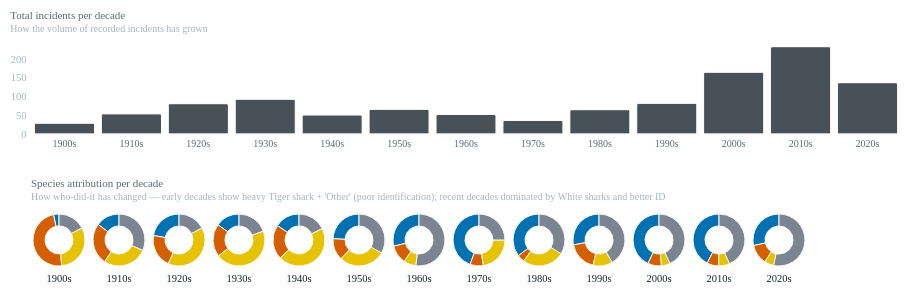

Express this chart as Vega-Lite.
### Vega-Lite specification from a JSON file in a GitHub repository (floating-point values rounded to 4 significant figures)
{"$schema": "https://vega.github.io/schema/vega-lite/v5.json", "description": "§14 — How the picture of risk has changed: decade-by-decade species composition.", "background": null, "padding": {"left": 10, "right": 10, "top": 10, "bottom": 10}, "config": {"view": {"stroke": null, "fill": null}, "font": "Spectral", "axis": {"labelFont": "IBM Plex Mono", "labelFontSize": 10.5, "labelColor": "#5C6A75", "titleFont": "IBM Plex Mono", "titleColor": "#5C6A75", "titleFontSize": 10.5, "titleFontWeight": 600, "titlePadding": 10, "labelPadding": 5, "domainColor": "#14202C", "domainWidth": 1, "tickColor": "#B7AE99", "gridColor": "#14202C", "gridOpacity": 0.07}, "legend": {"labelFont": "IBM Plex Mono", "labelFontSize": 10.5, "labelColor": "#5C6A75", "titleFont": "IBM Plex Mono", "titleFontSize": 10, "titleColor": "#5C6A75", "titleFontWeight": 600}, "title": {"font": "IBM Plex Mono", "fontSize": 11, "fontWeight": 600, "color": "#14202C", "anchor": "start", "subtitleFont": "Spectral", "subtitleColor": "#5C6A75"}, "header": {"labelFont": "IBM Plex Mono", "labelColor": "#14202C", "titleFont": "IBM Plex Mono", "titleColor": "#5C6A75"}}, "datasets": {"decade_species": [{"decade": 1900, "decade_label": "1900s", "species": "White shark", "count": 1, "pct": 3.4}, {"decade": 1900, "decade_label": "1900s", "species": "Bull shark", "count": 14, "pct": 48.3}, {"decade": 1900, "decade_label": "1900s", "species": "Tiger shark", "count": 9, "pct": 31.0}, {"decade": 1900, "decade_label": "1900s", "species": "Other", "count": 5, "pct": 17.2}, {"decade": 1910, "decade_label": "1910s", "species": "White shark", "count": 8, "pct": 14.8}, {"decade": 1910, "decade_label": "1910s", "species": "Bull shark", "count": 14, "pct": 25.9}, {"decade": 1910, "decade_label": "1910s", "species": "Tiger shark", "count": 15, "pct": 27.8}, {"decade": 1910, "decade_label": "1910s", "species": "Other", "count": 17, "pct": 31.5}, {"decade": 1920, "decade_label": "1920s", "species": "White shark", "count": 18, "pct": 22.2}, {"decade": 1920, "decade_label": "1920s", "species": "Bull shark", "count": 17, "pct": 21.0}, {"decade": 1920, "decade_label": "1920s", "species": "Tiger shark", "count": 32, "pct": 39.5}, {"decade": 1920, "decade_label": "1920s", "species": "Other", "count": 14, "pct": 17.3}, {"decade": 1930, "decade_label": "1930s", "species": "White shark", "count": 14, "pct": 15.1}, {"decade": 1930, "decade_label": "1930s", "species": "Bull shark", "count": 19, "pct": 20.4}, {"decade": 1930, "decade_label": "1930s", "species": "Tiger shark", "count": 42, "pct": 45.2}, {"decade": 1930, "decade_label": "1930s", "species": "Other", "count": 18, "pct": 19.4}, {"decade": 1940, "decade_label": "1940s", "species": "White shark", "count": 8, "pct": 15.7}, {"decade": 1940, "decade_label": "1940s", "species": "Bull shark", "count": 11, "pct": 21.6}, {"decade": 1940, "decade_label": "1940s", "species": "Tiger shark", "count": 23, "pct": 45.1}, {"decade": 1940, "decade_label": "1940s", "species": "Other", "count": 9, "pct": 17.6}, {"decade": 1950, "decade_label": "1950s", "species": "White shark", "count": 16, "pct": 24.2}, {"decade": 1950, "decade_label": "1950s", "species": "Bull shark", "count": 9, "pct": 13.6}, {"decade": 1950, "decade_label": "1950s", "species": "Tiger shark", "count": 19, "pct": 28.8}, {"decade": 1950, "decade_label": "1950s", "species": "Other", "count": 22, "pct": 33.3}, {"decade": 1960, "decade_label": "1960s", "species": "White shark", "count": 15, "pct": 28.8}, {"decade": 1960, "decade_label": "1960s", "species": "Bull shark", "count": 6, "pct": 11.5}, {"decade": 1960, "decade_label": "1960s", "species": "Tiger shark", "count": 4, "pct": 7.7}, {"decade": 1960, "decade_label": "1960s", "species": "Other", "count": 27, "pct": 51.9}, {"decade": 1970, "decade_label": "1970s", "species": "White shark", "count": 16, "pct": 44.4}, {"decade": 1970, "decade_label": "1970s", "species": "Bull shark", "count": 3, "pct": 8.3}, {"decade": 1970, "decade_label": "1970s", "species": "Tiger shark", "count": 8, "pct": 22.2}, {"decade": 1970, "decade_label": "1970s", "species": "Other", "count": 9, "pct": 25.0}, {"decade": 1980, "decade_label": "1980s", "species": "White shark", "count": 23, "pct": 35.4}, {"decade": 1980, "decade_label": "1980s", "species": "Bull shark", "count": 3, "pct": 4.6}, {"decade": 1980, "decade_label": "1980s", "species": "Tiger shark", "count": 17, "pct": 26.2}, {"decade": 1980, "decade_label": "1980s", "species": "Other", "count": 22, "pct": 33.8}, {"decade": 1990, "decade_label": "1990s", "species": "White shark", "count": 23, "pct": 28.0}, {"decade": 1990, "decade_label": "1990s", "species": "Bull shark", "count": 15, "pct": 18.3}, {"decade": 1990, "decade_label": "1990s", "species": "Tiger shark", "count": 10, "pct": 12.2}, {"decade": 1990, "decade_label": "1990s", "species": "Other", "count": 34, "pct": 41.5}, {"decade": 2000, "decade_label": "2000s", "species": "White shark", "count": 71, "pct": 43.0}, {"decade": 2000, "decade_label": "2000s", "species": "Bull shark", "count": 14, "pct": 8.5}, {"decade": 2000, "decade_label": "2000s", "species": "Tiger shark", "count": 9, "pct": 5.5}, {"decade": 2000, "decade_label": "2000s", "species": "Other", "count": 71, "pct": 43.0}, {"decade": 2010, "decade_label": "2010s", "species": "White shark", "count": 99, "pct": 42.5}, {"decade": 2010, "decade_label": "2010s", "species": "Bull shark", "count": 17, "pct": 7.3}, {"decade": 2010, "decade_label": "2010s", "species": "Tiger shark", "count": 16, "pct": 6.9}, {"decade": 2010, "decade_label": "2010s", "species": "Other", "count": 101, "pct": 43.3}, {"decade": 2020, "decade_label": "2020s", "species": "White shark", "count": 39, "pct": 28.5}, {"decade": 2020, "decade_label": "2020s", "species": "Bull shark", "count": 17, "pct": 12.4}, {"decade": 2020, "decade_label": "2020s", "species": "Tiger shark", "count": 8, "pct": 5.8}, {"decade": 2020, "decade_label": "2020s", "species": "Other", "count": 73, "pct": 53.3}], "decade_totals": [{"decade": 1900, "decade_label": "1900s", "total": 29}, {"decade": 1910, "decade_label": "1910s", "total": 54}, {"decade": 1920, "decade_label": "1920s", "total": 81}, {"decade": 1930, "decade_label": "1930s", "total": 93}, {"decade": 1940, "decade_label": "1940s", "total": 51}, {"decade": 1950, "decade_label": "1950s", "total": 66}, {"decade": 1960, "decade_label": "1960s", "total": 52}, {"decade": 1970, "decade_label": "1970s", "total": 36}, {"decade": 1980, "decade_label": "1980s", "total": 65}, {"decade": 1990, "decade_label": "1990s", "total": 82}, {"decade": 2000, "decade_label": "2000s", "total": 165}, {"decade": 2010, "decade_label": "2010s", "total": 233}, {"decade": 2020, "decade_label": "2020s", "total": 137}]}, "spacing": 30, "resolve": {"scale": {"color": "independent"}}, "vconcat": [{"title": {"text": "Total incidents per decade", "anchor": "start", "fontSize": 11, "font": "IBM Plex Mono", "color": "#5A6A78", "fontWeight": 500, "subtitle": "How the volume of recorded incidents has grown", "subtitleFontSize": 10, "subtitleFont": "IBM Plex Mono", "subtitleColor": "#A6B4C1", "offset": 10}, "data": {"name": "decade_totals"}, "width": 870, "height": 90, "mark": {"type": "bar", "color": "#16202A", "opacity": 0.78, "cornerRadiusEnd": 2, "stroke": "#FBFAF6", "strokeWidth": 1}, "encoding": {"x": {"field": "decade_label", "type": "nominal", "axis": {"labelAngle": 0, "title": null, "labelPadding": 4, "ticks": false, "domain": false, "labelFontSize": 10}}, "y": {"field": "total", "type": "quantitative", "axis": {"title": null, "tickCount": 4, "grid": false, "domain": false, "ticks": false, "labelColor": "#A6B4C1"}}, "tooltip": [{"field": "decade_label", "title": "Decade"}, {"field": "total", "title": "Incidents"}]}}, {"title": {"text": "Species attribution per decade", "anchor": "start", "fontSize": 11, "font": "IBM Plex Mono", "color": "#5A6A78", "fontWeight": 500, "subtitle": "How who-did-it has changed — early decades show heavy Tiger shark + 'Other' (poor identification); recent decades dominated by White sharks and better ID", "subtitleFontSize": 10, "subtitleFont": "IBM Plex Mono", "subtitleColor": "#A6B4C1", "offset": 10}, "data": {"name": "decade_species"}, "transform": [{"filter": "datum.count > 0"}], "facet": {"column": {"field": "decade_label", "type": "nominal", "header": {"title": null, "labelFontSize": 10.5, "labelFont": "IBM Plex Mono", "labelColor": "#16202A", "labelFontWeight": 500, "labelOrient": "bottom", "labelPadding": 6}}}, "spacing": 4, "spec": {"width": 56, "height": 56, "view": {"stroke": null}, "mark": {"type": "arc", "innerRadius": 14, "outerRadius": 26, "stroke": "#FBFAF6", "strokeWidth": 1}, "encoding": {"theta": {"field": "count", "type": "quantitative", "stack": true}, "color": {"field": "species", "type": "nominal", "scale": {"domain": ["White shark", "Bull shark", "Tiger shark", "Other"], "range": ["#0072B2", "#D55E00", "#E6C200", "#7C8492"]}, "legend": null}, "tooltip": [{"field": "decade_label", "title": "Decade"}, {"field": "species", "title": "Species"}, {"field": "count", "title": "Incidents"}, {"field": "pct", "title": "Share", "format": ".0f"}]}}}]}
